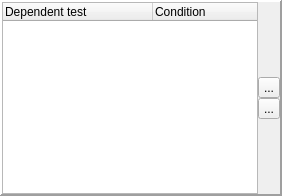
      <widget class="QFrame" name="frmDependentTests">
       <property name="frameShape">
        <enum>QFrame::Panel</enum>
       </property>
       <property name="frameShadow">
        <enum>QFrame::Raised</enum>
       </property>
       <property name="lineWidth">
        <number>2</number>
       </property>
       <layout class="QHBoxLayout" name="horizontalLayout_11">
        <property name="spacing">
         <number>0</number>
        </property>
        <property name="leftMargin">
         <number>0</number>
        </property>
        <property name="topMargin">
         <number>0</number>
        </property>
        <property name="rightMargin">
         <number>0</number>
        </property>
        <property name="bottomMargin">
         <number>0</number>
        </property>
        <item>
         <widget class="QTreeWidget" name="treeDependentTests">
          <property name="rootIsDecorated">
           <bool>false</bool>
          </property>
          <property name="columnCount">
           <number>2</number>
          </property>
          <attribute name="headerDefaultSectionSize">
           <number>150</number>
          </attribute>
          <column>
           <property name="text">
            <string>Dependent test</string>
           </property>
          </column>
          <column>
           <property name="text">
            <string>Condition</string>
           </property>
          </column>
         </widget>
        </item>
        <item>
         <layout class="QVBoxLayout" name="verticalLayout_5">
          <property name="spacing">
           <number>0</number>
          </property>
          <item>
           <spacer name="verticalSpacer">
            <property name="orientation">
             <enum>Qt::Vertical</enum>
            </property>
            <property name="sizeHint" stdset="0">
             <size>
              <width>20</width>
              <height>40</height>
             </size>
            </property>
           </spacer>
          </item>
          <item>
           <widget class="QToolButton" name="btnDependTestAdd">
            <property name="maximumSize">
             <size>
              <width>22</width>
              <height>22</height>
             </size>
            </property>
            <property name="toolTip">
             <string>Show tests tree</string>
            </property>
            <property name="statusTip">
             <string>Show tests tree</string>
            </property>
            <property name="text">
             <string>...</string>
            </property>
            <property name="icon">
             <iconset resource="../qHostMonitor.qrc">
              <normaloff>:/img/new.png</normaloff>:/img/new.png</iconset>
            </property>
           </widget>
          </item>
          <item>
           <widget class="QToolButton" name="btnDependTestDelete">
            <property name="maximumSize">
             <size>
              <width>22</width>
              <height>22</height>
             </size>
            </property>
            <property name="toolTip">
             <string>Show tests tree</string>
            </property>
            <property name="statusTip">
             <string>Show tests tree</string>
            </property>
            <property name="text">
             <string>...</string>
            </property>
            <property name="icon">
             <iconset resource="../qHostMonitor.qrc">
              <normaloff>:/img/trash.png</normaloff>:/img/trash.png</iconset>
            </property>
           </widget>
          </item>
          <item>
           <spacer name="verticalSpacer_2">
            <property name="orientation">
             <enum>Qt::Vertical</enum>
            </property>
            <property name="sizeHint" stdset="0">
             <size>
              <width>20</width>
              <height>40</height>
             </size>
            </property>
           </spacer>
          </item>
         </layout>
        </item>
       </layout>
      </widget>
